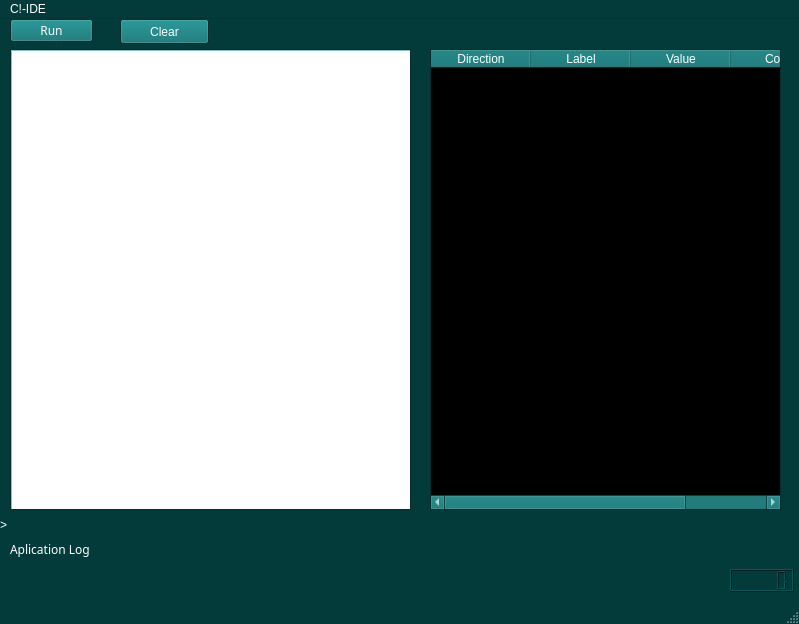
<?xml version="1.0" encoding="UTF-8"?>
<ui version="4.0">
 <class>MainWindow</class>
 <widget class="QMainWindow" name="MainWindow">
  <property name="enabled">
   <bool>true</bool>
  </property>
  <property name="geometry">
   <rect>
    <x>0</x>
    <y>0</y>
    <width>799</width>
    <height>624</height>
   </rect>
  </property>
  <property name="palette">
   <palette>
    <active>
     <colorrole role="WindowText">
      <brush brushstyle="SolidPattern">
       <color alpha="255">
        <red>255</red>
        <green>255</green>
        <blue>255</blue>
       </color>
      </brush>
     </colorrole>
     <colorrole role="Button">
      <brush brushstyle="SolidPattern">
       <color alpha="255">
        <red>5</red>
        <green>111</green>
        <blue>111</blue>
       </color>
      </brush>
     </colorrole>
     <colorrole role="Light">
      <brush brushstyle="SolidPattern">
       <color alpha="255">
        <red>4</red>
        <green>88</green>
        <blue>88</blue>
       </color>
      </brush>
     </colorrole>
     <colorrole role="Midlight">
      <brush brushstyle="SolidPattern">
       <color alpha="255">
        <red>3</red>
        <green>73</green>
        <blue>73</blue>
       </color>
      </brush>
     </colorrole>
     <colorrole role="Dark">
      <brush brushstyle="SolidPattern">
       <color alpha="255">
        <red>1</red>
        <green>29</green>
        <blue>29</blue>
       </color>
      </brush>
     </colorrole>
     <colorrole role="Mid">
      <brush brushstyle="SolidPattern">
       <color alpha="255">
        <red>2</red>
        <green>39</green>
        <blue>39</blue>
       </color>
      </brush>
     </colorrole>
     <colorrole role="Text">
      <brush brushstyle="SolidPattern">
       <color alpha="255">
        <red>255</red>
        <green>255</green>
        <blue>255</blue>
       </color>
      </brush>
     </colorrole>
     <colorrole role="BrightText">
      <brush brushstyle="SolidPattern">
       <color alpha="255">
        <red>255</red>
        <green>255</green>
        <blue>255</blue>
       </color>
      </brush>
     </colorrole>
     <colorrole role="ButtonText">
      <brush brushstyle="SolidPattern">
       <color alpha="255">
        <red>255</red>
        <green>255</green>
        <blue>255</blue>
       </color>
      </brush>
     </colorrole>
     <colorrole role="Base">
      <brush brushstyle="SolidPattern">
       <color alpha="255">
        <red>0</red>
        <green>0</green>
        <blue>0</blue>
       </color>
      </brush>
     </colorrole>
     <colorrole role="Window">
      <brush brushstyle="SolidPattern">
       <color alpha="255">
        <red>3</red>
        <green>59</green>
        <blue>59</blue>
       </color>
      </brush>
     </colorrole>
     <colorrole role="Shadow">
      <brush brushstyle="SolidPattern">
       <color alpha="255">
        <red>0</red>
        <green>0</green>
        <blue>0</blue>
       </color>
      </brush>
     </colorrole>
     <colorrole role="AlternateBase">
      <brush brushstyle="SolidPattern">
       <color alpha="255">
        <red>1</red>
        <green>29</green>
        <blue>29</blue>
       </color>
      </brush>
     </colorrole>
     <colorrole role="ToolTipBase">
      <brush brushstyle="SolidPattern">
       <color alpha="255">
        <red>255</red>
        <green>255</green>
        <blue>220</blue>
       </color>
      </brush>
     </colorrole>
     <colorrole role="ToolTipText">
      <brush brushstyle="SolidPattern">
       <color alpha="255">
        <red>0</red>
        <green>0</green>
        <blue>0</blue>
       </color>
      </brush>
     </colorrole>
    </active>
    <inactive>
     <colorrole role="WindowText">
      <brush brushstyle="SolidPattern">
       <color alpha="255">
        <red>255</red>
        <green>255</green>
        <blue>255</blue>
       </color>
      </brush>
     </colorrole>
     <colorrole role="Button">
      <brush brushstyle="SolidPattern">
       <color alpha="255">
        <red>5</red>
        <green>111</green>
        <blue>111</blue>
       </color>
      </brush>
     </colorrole>
     <colorrole role="Light">
      <brush brushstyle="SolidPattern">
       <color alpha="255">
        <red>4</red>
        <green>88</green>
        <blue>88</blue>
       </color>
      </brush>
     </colorrole>
     <colorrole role="Midlight">
      <brush brushstyle="SolidPattern">
       <color alpha="255">
        <red>3</red>
        <green>73</green>
        <blue>73</blue>
       </color>
      </brush>
     </colorrole>
     <colorrole role="Dark">
      <brush brushstyle="SolidPattern">
       <color alpha="255">
        <red>1</red>
        <green>29</green>
        <blue>29</blue>
       </color>
      </brush>
     </colorrole>
     <colorrole role="Mid">
      <brush brushstyle="SolidPattern">
       <color alpha="255">
        <red>2</red>
        <green>39</green>
        <blue>39</blue>
       </color>
      </brush>
     </colorrole>
     <colorrole role="Text">
      <brush brushstyle="SolidPattern">
       <color alpha="255">
        <red>255</red>
        <green>255</green>
        <blue>255</blue>
       </color>
      </brush>
     </colorrole>
     <colorrole role="BrightText">
      <brush brushstyle="SolidPattern">
       <color alpha="255">
        <red>255</red>
        <green>255</green>
        <blue>255</blue>
       </color>
      </brush>
     </colorrole>
     <colorrole role="ButtonText">
      <brush brushstyle="SolidPattern">
       <color alpha="255">
        <red>255</red>
        <green>255</green>
        <blue>255</blue>
       </color>
      </brush>
     </colorrole>
     <colorrole role="Base">
      <brush brushstyle="SolidPattern">
       <color alpha="255">
        <red>0</red>
        <green>0</green>
        <blue>0</blue>
       </color>
      </brush>
     </colorrole>
     <colorrole role="Window">
      <brush brushstyle="SolidPattern">
       <color alpha="255">
        <red>3</red>
        <green>59</green>
        <blue>59</blue>
       </color>
      </brush>
     </colorrole>
     <colorrole role="Shadow">
      <brush brushstyle="SolidPattern">
       <color alpha="255">
        <red>0</red>
        <green>0</green>
        <blue>0</blue>
       </color>
      </brush>
     </colorrole>
     <colorrole role="AlternateBase">
      <brush brushstyle="SolidPattern">
       <color alpha="255">
        <red>1</red>
        <green>29</green>
        <blue>29</blue>
       </color>
      </brush>
     </colorrole>
     <colorrole role="ToolTipBase">
      <brush brushstyle="SolidPattern">
       <color alpha="255">
        <red>255</red>
        <green>255</green>
        <blue>220</blue>
       </color>
      </brush>
     </colorrole>
     <colorrole role="ToolTipText">
      <brush brushstyle="SolidPattern">
       <color alpha="255">
        <red>0</red>
        <green>0</green>
        <blue>0</blue>
       </color>
      </brush>
     </colorrole>
    </inactive>
    <disabled>
     <colorrole role="WindowText">
      <brush brushstyle="SolidPattern">
       <color alpha="255">
        <red>1</red>
        <green>29</green>
        <blue>29</blue>
       </color>
      </brush>
     </colorrole>
     <colorrole role="Button">
      <brush brushstyle="SolidPattern">
       <color alpha="255">
        <red>5</red>
        <green>111</green>
        <blue>111</blue>
       </color>
      </brush>
     </colorrole>
     <colorrole role="Light">
      <brush brushstyle="SolidPattern">
       <color alpha="255">
        <red>4</red>
        <green>88</green>
        <blue>88</blue>
       </color>
      </brush>
     </colorrole>
     <colorrole role="Midlight">
      <brush brushstyle="SolidPattern">
       <color alpha="255">
        <red>3</red>
        <green>73</green>
        <blue>73</blue>
       </color>
      </brush>
     </colorrole>
     <colorrole role="Dark">
      <brush brushstyle="SolidPattern">
       <color alpha="255">
        <red>1</red>
        <green>29</green>
        <blue>29</blue>
       </color>
      </brush>
     </colorrole>
     <colorrole role="Mid">
      <brush brushstyle="SolidPattern">
       <color alpha="255">
        <red>2</red>
        <green>39</green>
        <blue>39</blue>
       </color>
      </brush>
     </colorrole>
     <colorrole role="Text">
      <brush brushstyle="SolidPattern">
       <color alpha="255">
        <red>1</red>
        <green>29</green>
        <blue>29</blue>
       </color>
      </brush>
     </colorrole>
     <colorrole role="BrightText">
      <brush brushstyle="SolidPattern">
       <color alpha="255">
        <red>255</red>
        <green>255</green>
        <blue>255</blue>
       </color>
      </brush>
     </colorrole>
     <colorrole role="ButtonText">
      <brush brushstyle="SolidPattern">
       <color alpha="255">
        <red>1</red>
        <green>29</green>
        <blue>29</blue>
       </color>
      </brush>
     </colorrole>
     <colorrole role="Base">
      <brush brushstyle="SolidPattern">
       <color alpha="255">
        <red>3</red>
        <green>59</green>
        <blue>59</blue>
       </color>
      </brush>
     </colorrole>
     <colorrole role="Window">
      <brush brushstyle="SolidPattern">
       <color alpha="255">
        <red>3</red>
        <green>59</green>
        <blue>59</blue>
       </color>
      </brush>
     </colorrole>
     <colorrole role="Shadow">
      <brush brushstyle="SolidPattern">
       <color alpha="255">
        <red>0</red>
        <green>0</green>
        <blue>0</blue>
       </color>
      </brush>
     </colorrole>
     <colorrole role="AlternateBase">
      <brush brushstyle="SolidPattern">
       <color alpha="255">
        <red>3</red>
        <green>59</green>
        <blue>59</blue>
       </color>
      </brush>
     </colorrole>
     <colorrole role="ToolTipBase">
      <brush brushstyle="SolidPattern">
       <color alpha="255">
        <red>255</red>
        <green>255</green>
        <blue>220</blue>
       </color>
      </brush>
     </colorrole>
     <colorrole role="ToolTipText">
      <brush brushstyle="SolidPattern">
       <color alpha="255">
        <red>0</red>
        <green>0</green>
        <blue>0</blue>
       </color>
      </brush>
     </colorrole>
    </disabled>
   </palette>
  </property>
  <property name="windowTitle">
   <string>MainWindow</string>
  </property>
  <widget class="QWidget" name="centralWidget">
   <widget class="QPushButton" name="pushButton">
    <property name="geometry">
     <rect>
      <x>10</x>
      <y>0</y>
      <width>83</width>
      <height>23</height>
     </rect>
    </property>
    <property name="font">
     <font>
      <family>Subpear</family>
     </font>
    </property>
    <property name="text">
     <string>Run</string>
    </property>
   </widget>
   <widget class="QScrollArea" name="scrollArea">
    <property name="geometry">
     <rect>
      <x>10</x>
      <y>30</y>
      <width>401</width>
      <height>461</height>
     </rect>
    </property>
    <property name="widgetResizable">
     <bool>true</bool>
    </property>
    <widget class="QWidget" name="scrollAreaWidgetContents">
     <property name="geometry">
      <rect>
       <x>0</x>
       <y>0</y>
       <width>399</width>
       <height>459</height>
      </rect>
     </property>
     <widget class="QPlainTextEdit" name="plainTextEdit">
      <property name="geometry">
       <rect>
        <x>0</x>
        <y>0</y>
        <width>401</width>
        <height>461</height>
       </rect>
      </property>
      <property name="palette">
       <palette>
        <active>
         <colorrole role="WindowText">
          <brush brushstyle="SolidPattern">
           <color alpha="255">
            <red>0</red>
            <green>0</green>
            <blue>0</blue>
           </color>
          </brush>
         </colorrole>
         <colorrole role="Button">
          <brush brushstyle="SolidPattern">
           <color alpha="255">
            <red>170</red>
            <green>255</green>
            <blue>255</blue>
           </color>
          </brush>
         </colorrole>
         <colorrole role="Light">
          <brush brushstyle="SolidPattern">
           <color alpha="255">
            <red>255</red>
            <green>255</green>
            <blue>255</blue>
           </color>
          </brush>
         </colorrole>
         <colorrole role="Midlight">
          <brush brushstyle="SolidPattern">
           <color alpha="255">
            <red>212</red>
            <green>255</green>
            <blue>255</blue>
           </color>
          </brush>
         </colorrole>
         <colorrole role="Dark">
          <brush brushstyle="SolidPattern">
           <color alpha="255">
            <red>85</red>
            <green>127</green>
            <blue>127</blue>
           </color>
          </brush>
         </colorrole>
         <colorrole role="Mid">
          <brush brushstyle="SolidPattern">
           <color alpha="255">
            <red>113</red>
            <green>170</green>
            <blue>170</blue>
           </color>
          </brush>
         </colorrole>
         <colorrole role="Text">
          <brush brushstyle="SolidPattern">
           <color alpha="255">
            <red>85</red>
            <green>0</green>
            <blue>0</blue>
           </color>
          </brush>
         </colorrole>
         <colorrole role="BrightText">
          <brush brushstyle="SolidPattern">
           <color alpha="255">
            <red>255</red>
            <green>255</green>
            <blue>255</blue>
           </color>
          </brush>
         </colorrole>
         <colorrole role="ButtonText">
          <brush brushstyle="SolidPattern">
           <color alpha="255">
            <red>0</red>
            <green>0</green>
            <blue>0</blue>
           </color>
          </brush>
         </colorrole>
         <colorrole role="Base">
          <brush brushstyle="SolidPattern">
           <color alpha="255">
            <red>255</red>
            <green>255</green>
            <blue>255</blue>
           </color>
          </brush>
         </colorrole>
         <colorrole role="Window">
          <brush brushstyle="SolidPattern">
           <color alpha="255">
            <red>170</red>
            <green>255</green>
            <blue>255</blue>
           </color>
          </brush>
         </colorrole>
         <colorrole role="Shadow">
          <brush brushstyle="SolidPattern">
           <color alpha="255">
            <red>0</red>
            <green>0</green>
            <blue>0</blue>
           </color>
          </brush>
         </colorrole>
         <colorrole role="AlternateBase">
          <brush brushstyle="SolidPattern">
           <color alpha="255">
            <red>212</red>
            <green>255</green>
            <blue>255</blue>
           </color>
          </brush>
         </colorrole>
         <colorrole role="ToolTipBase">
          <brush brushstyle="SolidPattern">
           <color alpha="255">
            <red>255</red>
            <green>255</green>
            <blue>220</blue>
           </color>
          </brush>
         </colorrole>
         <colorrole role="ToolTipText">
          <brush brushstyle="SolidPattern">
           <color alpha="255">
            <red>0</red>
            <green>0</green>
            <blue>0</blue>
           </color>
          </brush>
         </colorrole>
        </active>
        <inactive>
         <colorrole role="WindowText">
          <brush brushstyle="SolidPattern">
           <color alpha="255">
            <red>0</red>
            <green>0</green>
            <blue>0</blue>
           </color>
          </brush>
         </colorrole>
         <colorrole role="Button">
          <brush brushstyle="SolidPattern">
           <color alpha="255">
            <red>170</red>
            <green>255</green>
            <blue>255</blue>
           </color>
          </brush>
         </colorrole>
         <colorrole role="Light">
          <brush brushstyle="SolidPattern">
           <color alpha="255">
            <red>255</red>
            <green>255</green>
            <blue>255</blue>
           </color>
          </brush>
         </colorrole>
         <colorrole role="Midlight">
          <brush brushstyle="SolidPattern">
           <color alpha="255">
            <red>212</red>
            <green>255</green>
            <blue>255</blue>
           </color>
          </brush>
         </colorrole>
         <colorrole role="Dark">
          <brush brushstyle="SolidPattern">
           <color alpha="255">
            <red>85</red>
            <green>127</green>
            <blue>127</blue>
           </color>
          </brush>
         </colorrole>
         <colorrole role="Mid">
          <brush brushstyle="SolidPattern">
           <color alpha="255">
            <red>113</red>
            <green>170</green>
            <blue>170</blue>
           </color>
          </brush>
         </colorrole>
         <colorrole role="Text">
          <brush brushstyle="SolidPattern">
           <color alpha="255">
            <red>85</red>
            <green>0</green>
            <blue>0</blue>
           </color>
          </brush>
         </colorrole>
         <colorrole role="BrightText">
          <brush brushstyle="SolidPattern">
           <color alpha="255">
            <red>255</red>
            <green>255</green>
            <blue>255</blue>
           </color>
          </brush>
         </colorrole>
         <colorrole role="ButtonText">
          <brush brushstyle="SolidPattern">
           <color alpha="255">
            <red>0</red>
            <green>0</green>
            <blue>0</blue>
           </color>
          </brush>
         </colorrole>
         <colorrole role="Base">
          <brush brushstyle="SolidPattern">
           <color alpha="255">
            <red>255</red>
            <green>255</green>
            <blue>255</blue>
           </color>
          </brush>
         </colorrole>
         <colorrole role="Window">
          <brush brushstyle="SolidPattern">
           <color alpha="255">
            <red>170</red>
            <green>255</green>
            <blue>255</blue>
           </color>
          </brush>
         </colorrole>
         <colorrole role="Shadow">
          <brush brushstyle="SolidPattern">
           <color alpha="255">
            <red>0</red>
            <green>0</green>
            <blue>0</blue>
           </color>
          </brush>
         </colorrole>
         <colorrole role="AlternateBase">
          <brush brushstyle="SolidPattern">
           <color alpha="255">
            <red>212</red>
            <green>255</green>
            <blue>255</blue>
           </color>
          </brush>
         </colorrole>
         <colorrole role="ToolTipBase">
          <brush brushstyle="SolidPattern">
           <color alpha="255">
            <red>255</red>
            <green>255</green>
            <blue>220</blue>
           </color>
          </brush>
         </colorrole>
         <colorrole role="ToolTipText">
          <brush brushstyle="SolidPattern">
           <color alpha="255">
            <red>0</red>
            <green>0</green>
            <blue>0</blue>
           </color>
          </brush>
         </colorrole>
        </inactive>
        <disabled>
         <colorrole role="WindowText">
          <brush brushstyle="SolidPattern">
           <color alpha="255">
            <red>85</red>
            <green>127</green>
            <blue>127</blue>
           </color>
          </brush>
         </colorrole>
         <colorrole role="Button">
          <brush brushstyle="SolidPattern">
           <color alpha="255">
            <red>170</red>
            <green>255</green>
            <blue>255</blue>
           </color>
          </brush>
         </colorrole>
         <colorrole role="Light">
          <brush brushstyle="SolidPattern">
           <color alpha="255">
            <red>255</red>
            <green>255</green>
            <blue>255</blue>
           </color>
          </brush>
         </colorrole>
         <colorrole role="Midlight">
          <brush brushstyle="SolidPattern">
           <color alpha="255">
            <red>212</red>
            <green>255</green>
            <blue>255</blue>
           </color>
          </brush>
         </colorrole>
         <colorrole role="Dark">
          <brush brushstyle="SolidPattern">
           <color alpha="255">
            <red>85</red>
            <green>127</green>
            <blue>127</blue>
           </color>
          </brush>
         </colorrole>
         <colorrole role="Mid">
          <brush brushstyle="SolidPattern">
           <color alpha="255">
            <red>113</red>
            <green>170</green>
            <blue>170</blue>
           </color>
          </brush>
         </colorrole>
         <colorrole role="Text">
          <brush brushstyle="SolidPattern">
           <color alpha="255">
            <red>85</red>
            <green>127</green>
            <blue>127</blue>
           </color>
          </brush>
         </colorrole>
         <colorrole role="BrightText">
          <brush brushstyle="SolidPattern">
           <color alpha="255">
            <red>255</red>
            <green>255</green>
            <blue>255</blue>
           </color>
          </brush>
         </colorrole>
         <colorrole role="ButtonText">
          <brush brushstyle="SolidPattern">
           <color alpha="255">
            <red>85</red>
            <green>127</green>
            <blue>127</blue>
           </color>
          </brush>
         </colorrole>
         <colorrole role="Base">
          <brush brushstyle="SolidPattern">
           <color alpha="255">
            <red>170</red>
            <green>255</green>
            <blue>255</blue>
           </color>
          </brush>
         </colorrole>
         <colorrole role="Window">
          <brush brushstyle="SolidPattern">
           <color alpha="255">
            <red>170</red>
            <green>255</green>
            <blue>255</blue>
           </color>
          </brush>
         </colorrole>
         <colorrole role="Shadow">
          <brush brushstyle="SolidPattern">
           <color alpha="255">
            <red>0</red>
            <green>0</green>
            <blue>0</blue>
           </color>
          </brush>
         </colorrole>
         <colorrole role="AlternateBase">
          <brush brushstyle="SolidPattern">
           <color alpha="255">
            <red>170</red>
            <green>255</green>
            <blue>255</blue>
           </color>
          </brush>
         </colorrole>
         <colorrole role="ToolTipBase">
          <brush brushstyle="SolidPattern">
           <color alpha="255">
            <red>255</red>
            <green>255</green>
            <blue>220</blue>
           </color>
          </brush>
         </colorrole>
         <colorrole role="ToolTipText">
          <brush brushstyle="SolidPattern">
           <color alpha="255">
            <red>0</red>
            <green>0</green>
            <blue>0</blue>
           </color>
          </brush>
         </colorrole>
        </disabled>
       </palette>
      </property>
      <property name="font">
       <font>
        <family>Simpleton BRK</family>
       </font>
      </property>
      <property name="autoFillBackground">
       <bool>false</bool>
      </property>
      <property name="plainText">
       <string/>
      </property>
     </widget>
    </widget>
   </widget>
   <widget class="QLabel" name="label">
    <property name="geometry">
     <rect>
      <x>10</x>
      <y>510</y>
      <width>391</width>
      <height>41</height>
     </rect>
    </property>
    <property name="font">
     <font>
      <family>Subpear</family>
     </font>
    </property>
    <property name="text">
     <string>Aplication Log</string>
    </property>
   </widget>
   <widget class="QLabel" name="label_2">
    <property name="geometry">
     <rect>
      <x>0</x>
      <y>490</y>
      <width>401</width>
      <height>31</height>
     </rect>
    </property>
    <property name="text">
     <string>&gt;</string>
    </property>
   </widget>
   <widget class="QLCDNumber" name="lcdNumber">
    <property name="geometry">
     <rect>
      <x>730</x>
      <y>550</y>
      <width>64</width>
      <height>23</height>
     </rect>
    </property>
   </widget>
   <widget class="QPushButton" name="pushButton_2">
    <property name="geometry">
     <rect>
      <x>120</x>
      <y>0</y>
      <width>89</width>
      <height>25</height>
     </rect>
    </property>
    <property name="text">
     <string>Clear</string>
    </property>
   </widget>
   <widget class="QTableWidget" name="tableWidget">
    <property name="geometry">
     <rect>
      <x>430</x>
      <y>30</y>
      <width>351</width>
      <height>461</height>
     </rect>
    </property>
    <column>
     <property name="text">
      <string>Direction</string>
     </property>
    </column>
    <column>
     <property name="text">
      <string>Label</string>
     </property>
    </column>
    <column>
     <property name="text">
      <string>Value</string>
     </property>
    </column>
    <column>
     <property name="text">
      <string>Count</string>
     </property>
    </column>
   </widget>
  </widget>
  <widget class="QMenuBar" name="menuBar">
   <property name="geometry">
    <rect>
     <x>0</x>
     <y>0</y>
     <width>799</width>
     <height>17</height>
    </rect>
   </property>
   <widget class="QMenu" name="menuC_IDE">
    <property name="font">
     <font>
      <family>Subpear</family>
     </font>
    </property>
    <property name="title">
     <string>C!-IDE</string>
    </property>
   </widget>
   <addaction name="menuC_IDE"/>
  </widget>
  <widget class="QStatusBar" name="statusBar"/>
 </widget>
 <layoutdefault spacing="6" margin="11"/>
 <resources/>
 <connections/>
</ui>
